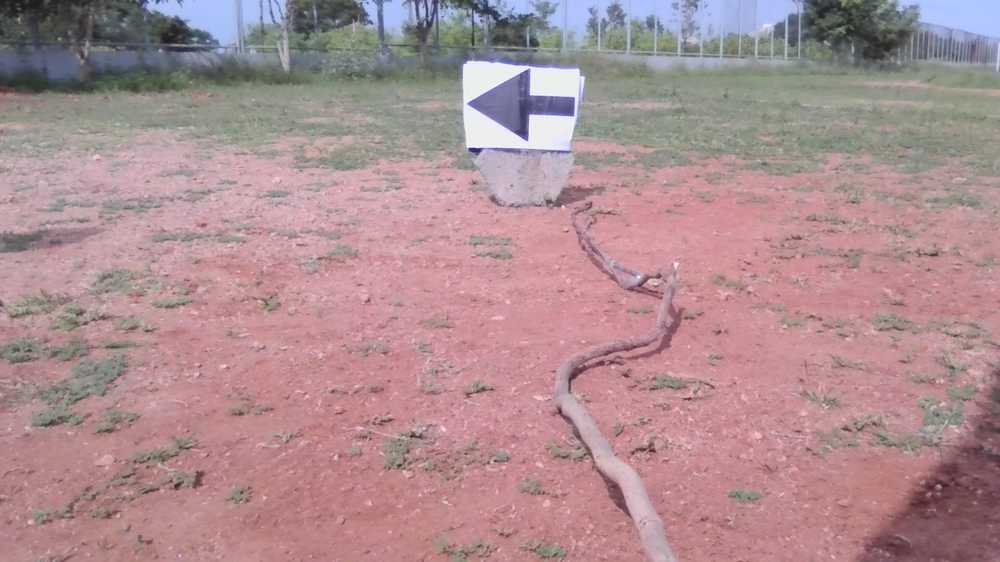
#> input picture withAnnotations/Objects/501.png, 1000 x 562 px, shrunk from 1920 x 1080 before the run; its folder holds only this picture in this run
$ python MirroringStuff.py
#> lines starting #> are read from the running program, lines starting #| are printed output that depends on the picture
import xml.etree.ElementTree as ET
from colorama import Fore, Style
from tkinter import filedialog
from PIL import Image
import numpy as np
import tqdm
import glob
import time

t1 = time.time()
print("Select the Directory Yo!")
imgDir = filedialog.askdirectory() + '//'
#> the answer given: Objects
print("---->", imgDir)
x = [glob.glob(imgDir+y) for y in ['*.jpg', '*.png', '*.tiff', '*.bmp', '*.jpeg']]
x = sum(x , [])
for i in tqdm.tqdm(x, desc = "Mirrorin' the Images Yo!", colour = 'red'):
    t1_ = time.time()
    img = Image.open(i).convert('RGB')
#> img is the input picture: PIL image 1000x562 RGB; mean R, G, B 172.7, 141.9, 145.7
    imgAr = np.array(img)
    mirImg = np.fliplr(imgAr)
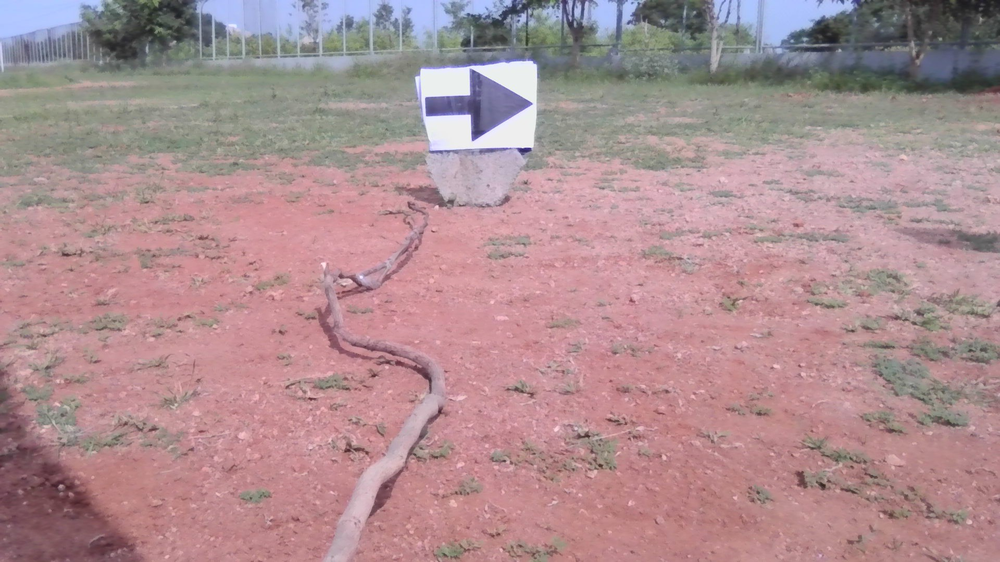
#> mirImg: shape (562, 1000, 3); mean R, G, B 172.7, 141.9, 145.7
    outImg = Image.fromarray(mirImg)

    z = i.split(".")
    f = z[0]+'.xml'
    z_ = str('Mirror.').join(z)
#> (the run stopped early here; a loop or call above may not have finished)

$ run again, on withAnnotations/Objects/502.png
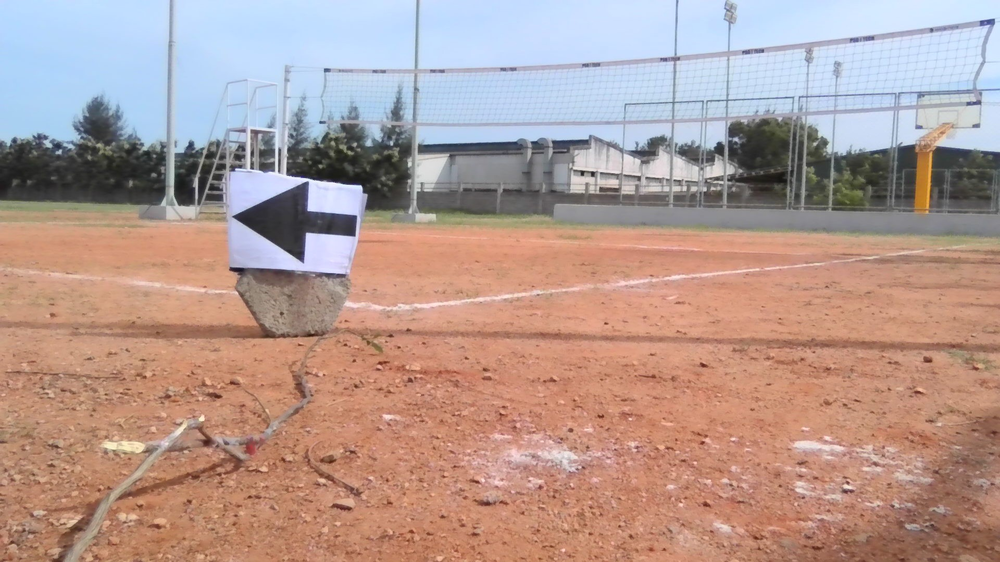
#> input picture withAnnotations/Objects/502.png, 1000 x 562 px, shrunk from 1920 x 1080 before the run
#> img is the input picture: PIL image 1000x562 RGB; mean R, G, B 179.2, 153.6, 146.4
#> `mirImg = np.fliplr(imgAr)`:
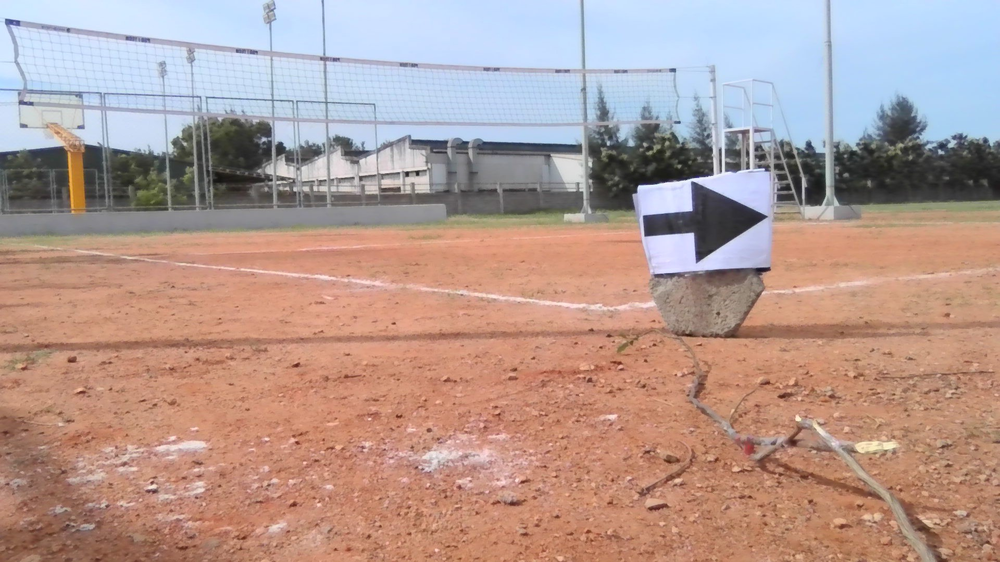
#> mirImg: shape (562, 1000, 3); mean R, G, B 179.2, 153.6, 146.4
